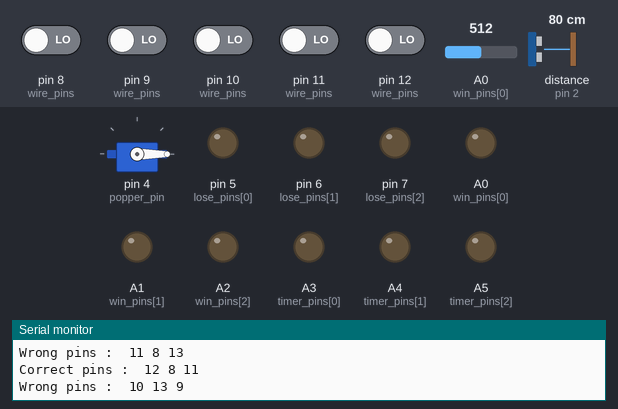
Bench run of a sketch on a simulated Arduino Uno, built with avr-gcc and run on an emulated ATmega328P. Shown: servo, output pins drawn as LEDs (lit = HIGH), the last lines printed to the serial monitor. Wiring (inferred from the names in the program): ultrasonic range finder: trigger pin 3; echo pin 2. Inputs (shaded band) come from the test bench; at power-on: pin 8 (wire_pins), pin 9 (wire_pins), pin 10 (wire_pins), pin 11 (wire_pins), pin 12 (wire_pins) LOW, distance to the obstacle (sensor on pin 2) 80 cm, A0 (win_pins[0]) = 512. The echo pulse lasts 58.3 µs per cm; random numbers use the default seed unless the sketch sets one; pins used as bus, display or sensor lines are not drawn.

Above: at 1.2 s.
1.3 s: distance to the obstacle (sensor on pin 2) set to 24 cm
4.3 s: distance to the obstacle (sensor on pin 2) set to 20 cm
At 5.8 s:
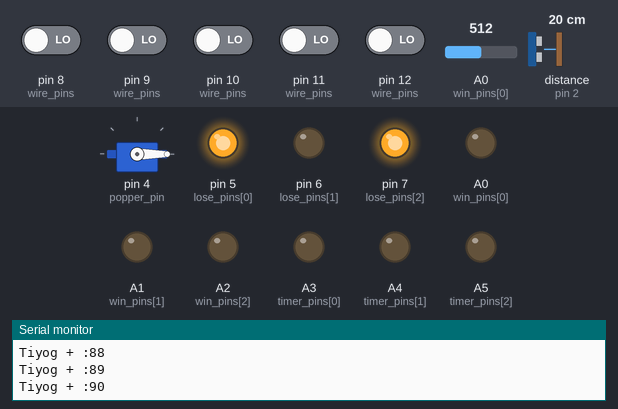
At 6.3 s:
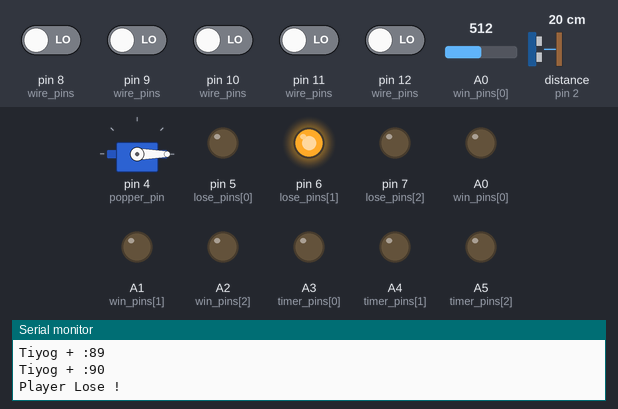
Timing chart, 0 to 13.3 s (numbered marks = the images above; inputs shaded):
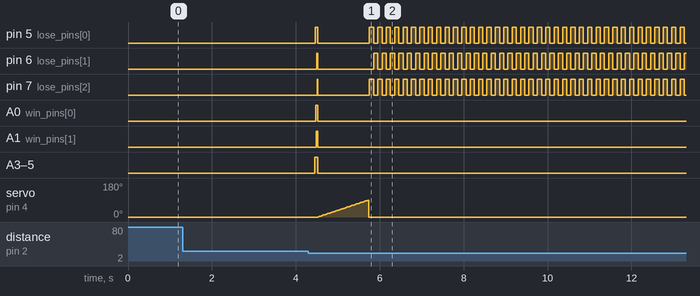

Measured:
- the behaviour switches between 22 and 21 cm on distance to the obstacle (sensor on pin 2) (found by bisection; images 0 and 1)
- after the input at 4.3 s, pin 5 (lose_pins[0]): goes HIGH 0.06 s, LOW 1.2 s, 37 × (HIGH 0.10 s, LOW 0.10 s), HIGH 0.10 s, then LOW, starting after 0.16 s; pin 6 (lose_pins[1]): goes HIGH 0.03 s, LOW 1.3 s, 37 × (HIGH 0.10 s, LOW 0.10 s), then HIGH, starting after 0.19 s

The sketch:

bomb_game.ino
```cpp
#include <Servo.h>

struct CustomSensor {
  int echo = 0;
  int trig = 0;
  int range = 0;
  bool detected = false;

  void set_pins(int pin1, int pin2, int val) {
    echo = pin1;
    trig = pin2;
    range = val;
  }

  void detect() {
    // check if the an object enter the range
    digitalWrite(trig, LOW);
    delayMicroseconds(2);
    digitalWrite(trig, HIGH);
    delayMicroseconds(10);
    digitalWrite(trig, LOW);
    int duration = pulseIn(echo, HIGH);
    int distance = duration * 0.034 / 2;
    if (distance <= range) {
      detected = true;
      Serial.println("Game Starting ! " + (String)distance + " cm");
    }
  }
};

struct Result {

  int leds[3];
  int counter = 0;
  bool done = false;
  bool dpins = false;  // if the leds are conected to digital pin

  void set_pins(int pins[], bool digital) {
    dpins = digital;
    if (digital) {
      for (int i = 0; i < 3; i++) {
        leds[i] = pins[i];
        digitalWrite(pins[i], LOW);
      }
    } else {
      for (int i = 0; i < 3; i++) {
        leds[i] = pins[i];
        analogWrite(pins[i], 0);
      }
    }
  }

  bool activate() {
    // on the leds and check if all leds are on
    if (dpins) {
      digitalWrite(leds[counter], HIGH);
    } else {
      analogWrite(leds[counter], 255);
    }
    counter = counter + 1;

    if (counter > 2) {
      done = true;
      return true;
    } else {
      return false;
    }
  }
};

struct CustomTimer {
  int leds[3];
  int counter = 0;


  void set_pins(int pins[]) {
    for (int i = 0; i < 3; i++) {
      leds[i] = pins[i];
    }
  }

  void on_lights() {
    for (int i = 0; i < 3; i++) {
      analogWrite(leds[i], 255);
    }
  }

  void decrease_minute() {
    for (int i = 255; i > -1; i--) {
      analogWrite(leds[counter], i);
      delay(10);
    }
    counter = counter + 1;
  }
};

struct GameWires {
  Result win, lose;

  int wires[6];
  int correct_wires[3] = { 0, 0, 0 };
  int wrong_wires[3] = { 0, 0, 0 };

  void set_pins(int pins[]) {
    for (int i = 0; i < 6; i++) {
      wires[i] = pins[i];
    }
  }

  void generate_pins() {
    // Use to generate a random number to make a guessing number
    int shufpins[6];
    for (int i = 0; i < 6; i++) {
      shufpins[i] = wires[i];
    }

    for (int i = 0; i < 6; i++) {
      int j = random(i, 6);
      int temp = shufpins[i];
      shufpins[i] = shufpins[j];
      shufpins[j] = temp;
    }

    Serial.print("Correct pins : ");
    for (int i = 0; i < 3; i++) {
      correct_wires[i] = shufpins[i];
      Serial.print(" " + (String)correct_wires[i]);
    }
    Serial.println();

    Serial.print("Wrong pins : ");
    for (int i = 0; i < 3; i++) {
      wrong_wires[i] = shufpins[i + 3];
      Serial.print(" " + (String)wrong_wires[i]);
    }
    Serial.println();
  }

  bool check_wire() {
    for (int i = 0; i < 6; i++) {
      if (digitalRead(wires[i]) == 0) {
        bool result = checking(wires[i]);
        if (result) {
          return true;
        }
      }
    }
    return false;
  }

  bool checking(int wire) {
    for (int i = 0; i < 3; i++) {
      if (wrong_wires[i] == wire) {
        wrong_wires[i] = 0;
        Serial.println("Lose : " + (String)wire);
        bool result = lose.activate();
        return result;
      }
    }

    for (int i = 0; i < 3; i++) {
      if (correct_wires[i] == wire) {
        correct_wires[i] = 0;
        Serial.println("Win : " + (String)wire);
        bool result = win.activate();
        return result;
      }
    }

    return false;
  }
};

int win_pins[] = { A0, A1, A2 };
int lose_pins[] = { 5, 6, 7 };

GameWires gwires;
int wire_pins[] = { 8, 9, 10, 11, 12, 13 };

CustomSensor start;
int echo = 2;  // to make my random work must be INPUT the pin
int trigger = 3;


CustomTimer timer;
int timer_pins[] = { A3, A4, A5 };

Servo popper;
int popper_pin = 4;

// Additional Features


void setup() {
  // A0 is not input so i can
  Serial.begin(9600);
  randomSeed(analogRead(A0));

  int range = random(0, 1000);
  for (int i = 0; i < range; i++) {
    randomSeed(analogRead(A0));
  }

  // Initializing pins for every objects
  for (int pin : win_pins) {
    pinMode(pin, OUTPUT);
  }
  gwires.win.set_pins(win_pins, false);

  for (int pin : lose_pins) {
    pinMode(pin, OUTPUT);
  }
  gwires.lose.set_pins(lose_pins, true);

  for (int pin : wire_pins) {
    pinMode(pin, INPUT);
  }
  gwires.set_pins(wire_pins);


  pinMode(trigger, OUTPUT);
  pinMode(echo, INPUT);
  start.set_pins(echo, trigger, 20);


  for (int pin : timer_pins) {
    pinMode(pin, OUTPUT);
  }
  timer.set_pins(timer_pins);

  popper.attach(popper_pin);
  popper.write(0);

  // configuring to ready the activity
}


void loop() {
  // put your main code here, to run repeatedly:
  if (!start.detected) {
    start.detect();
    gwires.generate_pins();
    Serial.println();
  } else {
    gwires.generate_pins();
    timer.on_lights();
    for (int minute = 0; minute < 3; minute++) {
      //  minute pass
      for (int sec = 0; sec < 60; sec++) {
        // second pass
        for (int mil = 0; mil < 1000; mil++) {
          // millisecond pass
          run_activity();
          delay(1);
        }
        Serial.println((String)sec + "s");
      }
      Serial.println((String)minute + " minute time pass ");
      timer.decrease_minute();
    }
    game_over(90);
  }
}

void game_over(int pos) {

  for (int i = 0; i < 3; i++) {
    analogWrite(win_pins[i], 0);
  }

  for (int i = 0; i < 3; i++) {
    digitalWrite(lose_pins[i], 0);
  }

  for (int i = 0; i < 3; i++) {
    analogWrite(timer_pins[i], 0);
  }
  for ( int i = 0 ; i <= pos ; i++ ){
    popper.write(i);
    Serial.println("Tiyog + :" + (String)i);
  }
  popper.write(0);
  Serial.println("Player Lose !");
  while (true) {
    digitalWrite(lose_pins[0] , HIGH);
    digitalWrite(lose_pins[1] , LOW);
    digitalWrite(lose_pins[2], HIGH);
    delay(100);
    digitalWrite(lose_pins[0] , LOW);
    digitalWrite(lose_pins[1] , HIGH);
    digitalWrite(lose_pins[2], LOW);
    delay(100);
  }
}


void run_activity() {
  // Contain the activity related to wirings or games logic

  bool result = gwires.check_wire();
  //Serial.println("Activity Done : " + (String)result);
  if (!result) { return; }  // the objective is not done yet

  if (gwires.lose.done) {
    // pop the ballons
    Serial.println("Player Lose ");
    game_over(90);
  } else if (gwires.lose.done && gwires.win.done) {
    // pop the ballon if it draw
    Serial.println("Player Lose ");
    game_over(90);
  } else if (gwires.win.done) {
    // show the winning design
    Serial.println("Player Win ");
    while (true) {
      wave_lights(timer.leds, false);
      wave_lights(gwires.win.leds, false);
      wave_lights(gwires.lose.leds, true);
    }
  } else {
    // Do nothingh here
  }
}


void wave_lights(int pins[], bool digital) {
  // wave a the lights
  if (digital) {
    for (int i = 0; i < 3; i++) {
      digitalWrite(pins[i], LOW);
    }
    delay(50);
    for (int i = 0; i < 3; i++) {
      digitalWrite(pins[i], HIGH);
      delay(50);
    }
  } else {
    for (int i = 0; i < 3; i++) {
      analogWrite(pins[i], 0);
    }
    delay(50);
    for (int i = 0; i < 3; i++) {
      analogWrite(pins[i], 255);
      delay(50);
    }
  }
}
```
